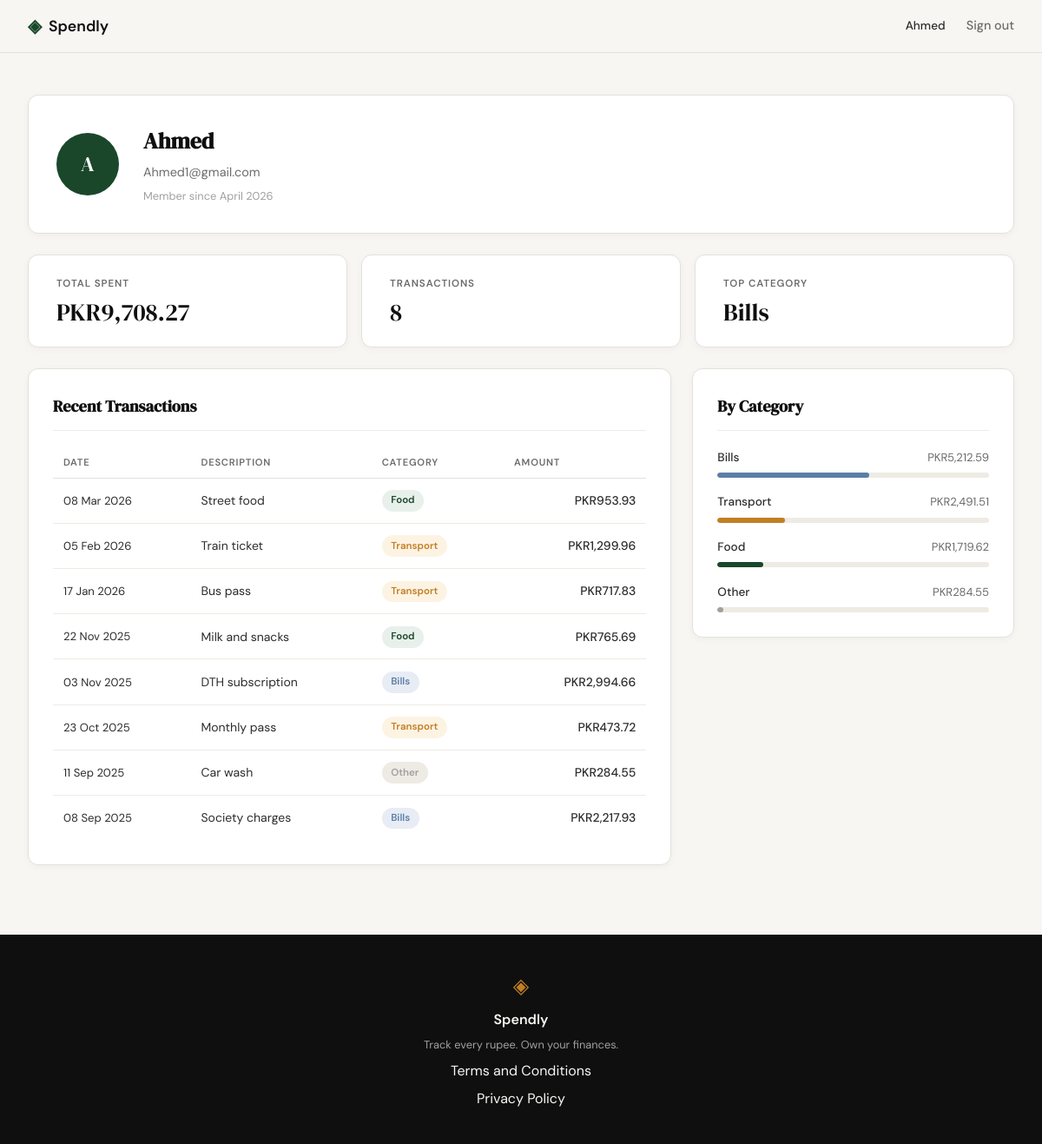
Page /profile (signed in) on the committed database.
### tables this page shows
CREATE TABLE users (
            id INTEGER PRIMARY KEY AUTOINCREMENT,
            name TEXT NOT NULL,
            email TEXT UNIQUE NOT NULL,
            password_hash TEXT NOT NULL,
            created_at TEXT DEFAULT (datetime('now')));

CREATE TABLE expenses (
            id INTEGER PRIMARY KEY AUTOINCREMENT,
            user_id INTEGER NOT NULL REFERENCES users(id),
            amount REAL NOT NULL,
            category TEXT NOT NULL,
            date TEXT NOT NULL,
            description TEXT,
            created_at TEXT DEFAULT (datetime('now')));

### app.py (the view)
@app.route("/profile")
def profile():
    if not session.get("user_id"):
        return redirect(url_for("login"))
    uid = session["user_id"]
    return render_template(
        "profile.html",
        user=get_user_by_id(uid),
        stats=get_summary_stats(uid),
        expenses=get_recent_transactions(uid),
        categories=get_category_breakdown(uid),
    )

### database/db.py (called while the page is built)
def get_db():
    conn = sqlite3.connect(DB_PATH)
    conn.row_factory = sqlite3.Row
    conn.execute("PRAGMA foreign_keys = ON")
    return conn

### database/queries.py (called while the page is built)
def get_user_by_id(user_id):
    conn = get_db()
    row = conn.execute(
        "SELECT id, name, email, created_at FROM users WHERE id = ?",
        (user_id,),
    ).fetchone()
    conn.close()
    if row is None:
        return None
    name = row["name"]
    initials = "".join(w[0].upper() for w in name.split() if w)
    member_since = datetime.strptime(row["created_at"], "%Y-%m-%d %H:%M:%S").strftime("%B %Y")
    return {
        "name": name,
        "email": row["email"],
        "initials": initials,
        "member_since": member_since,
    }

def get_recent_transactions(user_id, limit=10):
    conn = get_db()
    rows = conn.execute(
        """
        SELECT date, description, category, amount
        FROM expenses
        WHERE user_id = ?
        ORDER BY date DESC, id DESC
        LIMIT ?
        """,
        (user_id, limit),
    ).fetchall()
    conn.close()
    return [
        {
            "date": datetime.strptime(row["date"], "%Y-%m-%d").strftime("%d %b %Y"),
            "description": row["description"],
            "category": row["category"],
            "amount": "{:,.2f}".format(row["amount"]),
        }
        for row in rows
    ]

def get_summary_stats(user_id):
    conn = get_db()
    row = conn.execute(
        "SELECT COALESCE(SUM(amount), 0) AS total, COUNT(*) AS count "
        "FROM expenses WHERE user_id = ?",
        (user_id,),
    ).fetchone()
    total_value = row["total"]
    count = row["count"]
    conn.close()
    conn = get_db()
    cat_row = conn.execute(
        "SELECT category FROM expenses WHERE user_id = ? "
        "GROUP BY category ORDER BY SUM(amount) DESC LIMIT 1",
        (user_id,),
    ).fetchone()
    conn.close()
    return {
        "total": "{:,.2f}".format(total_value),
        "count": count,
        "top_category": cat_row["category"] if cat_row else "—",
    }

### templates/profile.html (shortened to what this page needs)
{% extends "base.html" %}
{% block head %}
<link rel="stylesheet" href="{{ url_for('static', filename='css/profile.css') }}">
{% endblock %}
{% block content %}
<div class="profile-page">
    <div class="profile-inner">
        <div class="profile-header-card">
            <div class="profile-avatar">{{ user.initials }}</div>
            <div class="profile-info">
                <h1 class="profile-name">{{ user.name }}</h1>
                <p class="profile-email">{{ user.email }}</p>
                <p class="profile-since">Member since {{ user.member_since }}</p>
            </div>
        </div>
        <div class="profile-stats">
            <div class="stat-card">
                <span class="stat-label">Total Spent</span>
                <span class="stat-value">PKR{{ stats.total }}</span>
            </div>
            <div class="stat-card">
                <span class="stat-label">Transactions</span>
                <span class="stat-value">{{ stats.count }}</span>
            </div>
            <div class="stat-card">
                <span class="stat-label">Top Category</span>
                <span class="stat-value">{{ stats.top_category }}</span>
            </div>
        </div>
        <div class="profile-grid">
            <div class="profile-section">
                <h2 class="section-title">Recent Transactions</h2>
                <div class="tx-table-wrapper">
                    <table class="tx-table">
                        <thead>
                            <tr>
                                <th>Date</th>
                                <th>Description</th>
                                <th>Category</th>
                                <th class="tx-amount-col">Amount</th>
                            </tr>
                        </thead>
                        <tbody>
                            {% for tx in expenses %}
                            <tr>
                                <td class="tx-date">{{ tx.date }}</td>
                                <td class="tx-desc">{{ tx.description }}</td>
                                <td>
                                    <span class="cat-badge cat-badge--{{ tx.category | lower }}">
                                        {{ tx.category }}
                                    </span>
                                </td>
                                <td class="tx-amount">PKR{{ tx.amount }}</td>
                            </tr>
                            {% endfor %}
                        </tbody>
                    </table>
                </div>
            </div>
            <div class="profile-section">
                <h2 class="section-title">By Category</h2>
                <div class="category-list">
                    {% for cat in categories %}
                    <div class="cat-row">
                        <div class="cat-row-header">
                            <span class="cat-row-name">{{ cat.name }}</span>
                            <span class="cat-row-amount">PKR{{ cat.amount }}</span>
                        </div>
                        <div class="cat-bar-track">
                            <div class="cat-bar cat-bar--{{ cat.name | lower }}"
                                 style="width: {{ cat.percent }}%"></div>
                        </div>
                    </div>
                    {% endfor %}
                </div>
            </div>
        </div>
    </div>
</div>
{% endblock %}

### templates/base.html (shortened to what this page needs)
<!DOCTYPE html>
<html lang="en">
<head>
    <link rel="stylesheet" href="{{ url_for('static', filename='css/style.css') }}">
    {% block head %}{% endblock %}
</head>
<body>
    <nav class="navbar">
        <div class="nav-inner">
            <a href="{{ url_for('landing') }}" class="nav-brand">
                <span class="brand-icon">◈</span>
                <span class="brand-name">Spendly</span>
            </a>
            <div class="nav-links">
                {% if session.user_id %}
                <span class="nav-username">{{ session.user_name }}</span>
                <a href="{{ url_for('logout') }}">Sign out</a>
                {% else %}
                <a href="{{ url_for('login') }}">Sign in</a>
                <a href="{{ url_for('register') }}" class="nav-cta">Get started</a>
                {% endif %}
            </div>
        </div>
    </nav>
    <main class="main-content">
        {% block content %}{% endblock %}
    </main>
    <footer class="footer">
        <div class="footer-inner">
            <span class="brand-icon">◈</span>
            <span class="footer-name">Spendly</span>
            <p class="footer-copy">Track every rupee. Own your finances.</p>
            <a href="/terms">Terms and Conditions</a>
            <a href="/privacy">Privacy Policy</a>
        </div>
    </footer>
</body>
</html>

### static/css/style.css (style rules this page uses)
:root { --ink: #0f0f0f; --ink-soft: #2d2d2d; --ink-muted: #6b6b6b; --ink-faint: #a0a0a0; --paper: #f7f6f3; --paper-warm: #f0ede6; --paper-card: #ffffff; --accent: #1a472a; --accent-light: #e8f0eb; --accent-2: #c17f24; --accent-2-light: #fdf3e3; --danger: #c0392b; --danger-light: #fdecea; --border: #e4e1da; --border-soft: #eeebe4; --font-display: 'DM Serif Display', Georgia, serif; --font-body: 'DM Sans', system-ui, sans-serif; --max-width: 1200px; --auth-width: 440px; --radius-sm: 6px; --radius-md: 12px; --radius-lg: 20px; }
*, *::before, *::after { box-sizing: border-box; margin: 0; padding: 0; }
html { font-size: 16px; scroll-behavior: smooth; }
body { background: var(--paper); color: var(--ink); font-family: var(--font-body); font-size: 1rem; line-height: 1.6; -webkit-font-smoothing: antialiased; }
a { color: inherit; text-decoration: none; }
.navbar { position: sticky; top: 0; z-index: 100; background: var(--paper); border-bottom: 1px solid var(--border); padding: 0 2rem; }
.nav-inner { max-width: var(--max-width); margin: 0 auto; height: 60px; display: flex; align-items: center; justify-content: space-between; }
.nav-brand { display: flex; align-items: center; gap: 0.5rem; font-family: var(--font-body); font-weight: 600; font-size: 1.1rem; color: var(--ink); }
.brand-icon { color: var(--accent); font-size: 1.3rem; }
.brand-name { color: var(--ink); }
.nav-links { display: flex; align-items: center; gap: 1.5rem; font-size: 0.9rem; font-weight: 500; }
.nav-links a { color: var(--ink-muted); transition: color 0.2s; }
.main-content { min-height: calc(100vh - 60px - 100px); }
.footer { background: var(--ink); color: var(--paper); padding: 2.5rem 2rem; text-align: center; }
.footer-inner { display: flex; flex-direction: column; align-items: center; gap: 0.4rem; }
.footer .brand-icon { color: var(--accent-2); font-size: 1.5rem; }
.footer-name { font-weight: 600; font-size: 1rem; }
.footer-copy { font-size: 0.8rem; color: var(--ink-faint); }

### rows in the picture
users: user_name "Ahmed", name "Ahmed", email "Ahmed1@gmail.com"
expenses: date "08 Mar 2026", description "Street food", category "Food", amount "953.93"
expenses: date "05 Feb 2026", description "Train ticket", category "Transport", amount "1,299.96"
expenses: date "17 Jan 2026", description "Bus pass", category "Transport", amount "717.83"
expenses: date "22 Nov 2025", description "Milk and snacks", category "Food", amount "765.69"
expenses: date "03 Nov 2025", description "DTH subscription", category "Bills", amount "2,994.66"
expenses: date "23 Oct 2025", description "Monthly pass", category "Transport", amount "473.72"
expenses: date "11 Sep 2025", description "Car wash", category "Other", amount "284.55", name "Other", {{ cat.percent }} 2 (drawn)
expenses: date "08 Sep 2025", description "Society charges", category "Bills", amount "2,217.93"

### other values in the picture
{{ user.initials }} "A"
{{ user.member_since }} "April 2026"
{{ stats.total }} "9,708.27"
{{ stats.count }} "8"
{{ stats.top_category }} "Bills"
{{ cat.name }} "Bills" "Transport" "Food"
{{ cat.amount }} "5,212.59" "2,491.51" "1,719.62"
